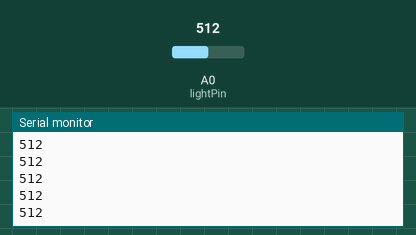
Simulated run of this sketch. Board: Arduino Uno, built with avr-gcc and run on an emulated ATmega328P. On the bench: the last lines printed to the serial monitor. The test bench sets the inputs (shaded band); at power-on: A0 (lightPin) = 512.

Above: at 1.2 s.
1.3 s: A0 (lightPin) set to 716
At 2.3 s:
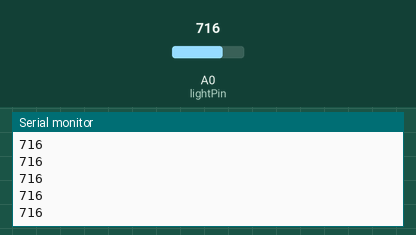
2.8 s: A0 (lightPin) set to 900
At 3.3 s:
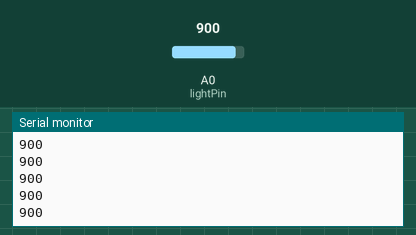
Timing chart, 0 to 5.8 s (numbered marks = the images above; inputs shaded):
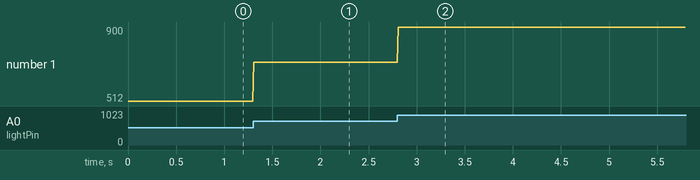

The sketch:

LDR_serial.ino
```cpp
int lightPin = A0;  //define a pin for Photo resistor

void setup()
{
    Serial.begin(9600);  //Begin serial communication
}

void loop()
{
   int level = analogRead(lightPin);
   Serial.println(level);//Write the value of the photoresistor to the serial monitor.
   delay(10); //short delay
}
```

Measured:
- after the input at 1.3 s, the serial monitor: prints a new line at once (image 1)
- after the input at 2.8 s, the serial monitor: prints a new line at once (image 2)
- plotted number 1: 512 → 716 after the input at 1.3 s, 716 → 900 after the input at 2.8 s
